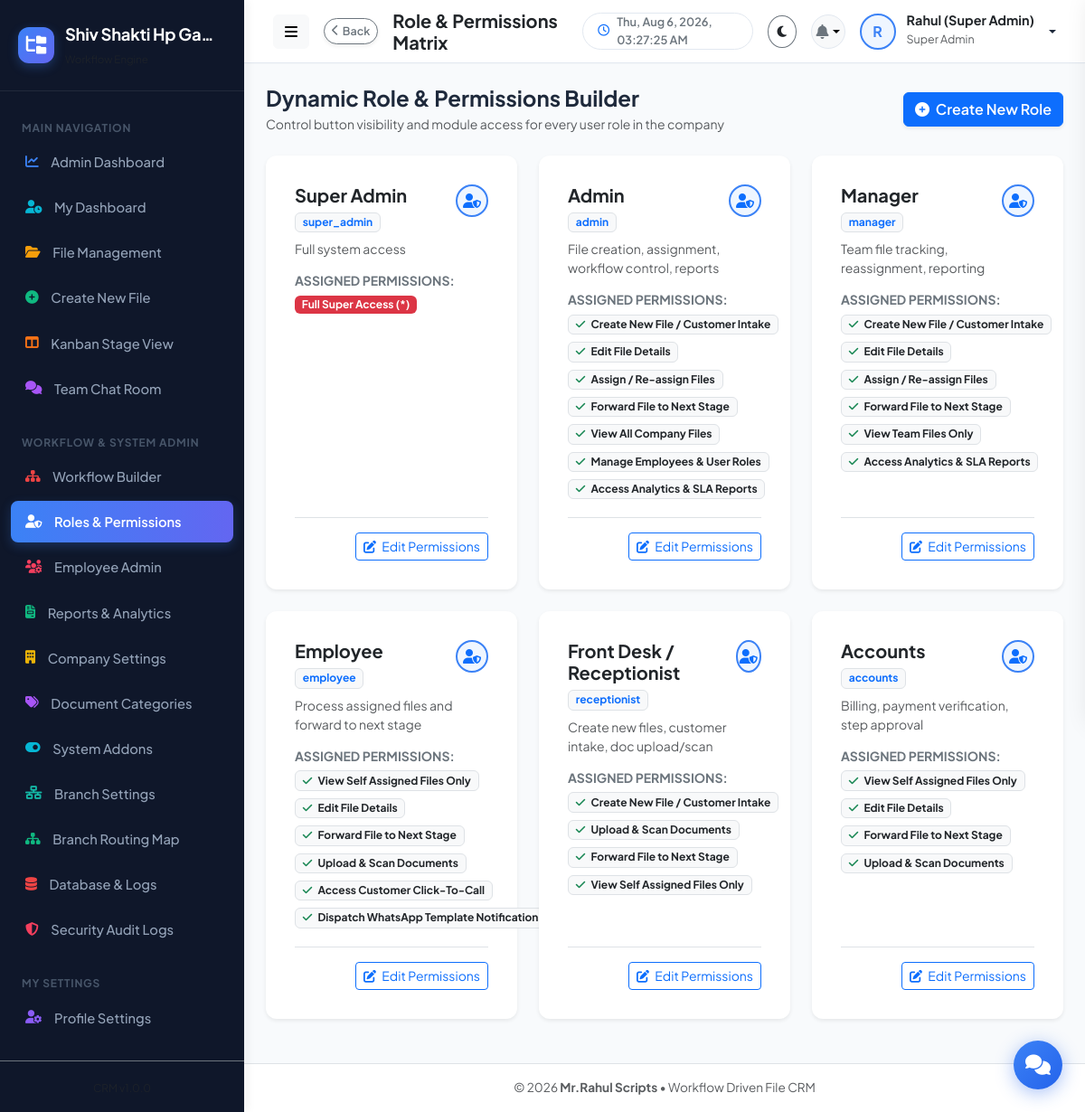
Page /admin/roles.php (signed in) on the committed database.
### tables this page shows
CREATE TABLE company_settings (
              id INTEGER PRIMARY KEY AUTOINCREMENT,
              company_name TEXT NOT NULL,
              company_email TEXT,
              company_mobile TEXT,
              company_address TEXT,
              company_logo TEXT DEFAULT 'default-logo.png',
              updated_at DATETIME DEFAULT CURRENT_TIMESTAMP
            , custom_upload_path TEXT NULL);

CREATE TABLE roles (
          id INTEGER PRIMARY KEY AUTOINCREMENT,
          role_name TEXT NOT NULL UNIQUE,
          role_key TEXT NOT NULL UNIQUE,
          description TEXT DEFAULT '',
          permissions TEXT NULL,
          created_at DATETIME DEFAULT CURRENT_TIMESTAMP
        );

### includes/auth.php (called while the page is built, shortened)
<?php
require_once __DIR__ . '/functions.php';
function getLoggedInUser(): ?array {
    if (isset($_SESSION['user_id'])) {
        return $_SESSION['user'] ?? null;
    }
    return null;
}
function hasPermission(string $permission): bool {
    $user = getLoggedInUser();
    if (($user['role_key'] ?? '') === 'super_admin') {
        return true;
    }
    $permissions = $user['permissions'] ?? [];
    return in_array('*', $permissions) || in_array($permission, $permissions);
}

### includes/functions.php (called while the page is built, shortened)
<?php
function isFeatureEnabled(string $featureKey): bool {
    try {
        $db = getDB();
        $stmt = $db->prepare("SELECT status FROM system_features WHERE feature_key = :key LIMIT 1");
        $stmt->execute(['key' => $featureKey]);
        $status = $stmt->fetchColumn();
        return $status === 'enabled';
    } catch (Exception $e) {
        return false;
    }
}

### admin/roles.php (the view, shortened to what this page needs)
<?php
require_once __DIR__ . '/../includes/header.php';
$db = getDB();
$roles = $db->query("SELECT * FROM roles ORDER BY id ASC")->fetchAll();
$availablePermissions = [
    'create_file' => 'Create New File / Customer Intake',
    'edit_file' => 'Edit File Details',
    'assign_file' => 'Assign / Re-assign Files',
    'forward_file' => 'Forward File to Next Stage',
    'view_all_files' => 'View All Company Files',
    'view_team_files' => 'View Team Files Only',
    'view_assigned_files' => 'View Self Assigned Files Only',
    'manage_users' => 'Manage Employees & User Roles',
    'view_reports' => 'Access Analytics & SLA Reports',
    'upload_doc' => 'Upload & Scan Documents',
    'call_customer' => 'Access Customer Click-To-Call',
    'whatsapp_customer' => 'Dispatch WhatsApp Template Notifications'
];
?>
<div class="d-flex justify-content-between align-items-center mb-4">
  <div>
    <h4 class="fw-bold mb-1">Dynamic Role & Permissions Builder</h4>
    <p class="text-muted small mb-0">Control button visibility and module access for every user role in the company</p>
  </div>
  <button class="btn btn-primary fw-semibold shadow-sm" data-bs-toggle="modal" data-bs-target="#createRoleModal">
    <i class="fas fa-plus-circle me-1"></i> Create New Role
  </button>
</div>
<div class="row g-4">
  <?php foreach ($roles as $role):
    $perms = json_decode($role['permissions'] ?? '[]', true) ?: [];
    $isSuper = $role['role_key'] === 'super_admin';
  ?>
    <div class="col-md-6 col-lg-4">
      <div class="card border-0 shadow-sm h-100 p-3" style="border-radius: var(--radius-md);">
        <div class="card-body d-flex flex-column justify-content-between">
          <div>
            <div class="d-flex justify-content-between align-items-start mb-2">
              <div>
                <h5 class="fw-bold mb-1 text-dark"><?= htmlspecialchars($role['role_name']) ?></h5>
                <span class="badge bg-light text-primary border"><?= htmlspecialchars($role['role_key']) ?></span>
              </div>
              <span class="avatar-circle bg-primary-soft text-primary" style="width: 36px; height: 36px;">
                <i class="fas fa-user-shield"></i>
              </span>
            </div>
            <p class="text-muted small mb-3"><?= htmlspecialchars($role['description'] ?: 'Custom corporate access role.') ?></p>
            <h6 class="fw-bold small text-uppercase text-secondary mb-2">Assigned Permissions:</h6>
            <div class="d-flex flex-wrap gap-1 mb-3">
              <?php if ($isSuper || in_array('*', $perms)): ?>
                <span class="badge bg-danger text-white">Full Super Access (*)</span>
              <?php else: ?>
                <?php foreach ($perms as $pKey): ?>
                  <span class="badge bg-light text-dark border me-1 mb-1">
                    <i class="fas fa-check text-success me-1"></i> <?= htmlspecialchars($availablePermissions[$pKey] ?? $pKey) ?>
                  </span>
                <?php endforeach; ?>
              <?php endif; ?>
            </div>
          </div>
          <div class="pt-3 border-top d-flex justify-content-end">
            <button class="btn btn-sm btn-outline-primary" onclick="editRole(<?= htmlspecialchars(json_encode($role)) ?>)">
              <i class="fas fa-edit me-1"></i> Edit Permissions
            </button>
          </div>
        </div>
      </div>
    </div>
  <?php endforeach; ?>
</div>
<?php require_once __DIR__ . '/../includes/footer.php'; ?>

### includes/sidebar.php
<?php
$currentPage = basename($_SERVER['PHP_SELF']);
$user = getLoggedInUser();
$roleKey = $user['role_key'] ?? '';
$isAdmin = in_array($roleKey, ['super_admin', 'admin']);
$db = getDB();
$companyInfo = $db->query("SELECT * FROM company_settings LIMIT 1")->fetch() ?: [
    'company_name' => 'File CRM',
    'company_logo' => 'default-logo.png'
];
?>
<aside class="app-sidebar">
  <div class="sidebar-header">
    <?php if (!empty($companyInfo['company_logo']) && $companyInfo['company_logo'] !== 'default-logo.png' && file_exists(UPLOAD_DIR . $companyInfo['company_logo'])): ?>
      <img src="<?= APP_URL ?>/serve.php?file=<?= htmlspecialchars($companyInfo['company_logo']) ?>" class="img-fluid rounded border-0" style="max-height: 40px; max-width: 45px; object-fit: contain;">
    <?php else: ?>
      <div class="brand-icon">
        <i class="fas fa-folder-tree text-white"></i>
      </div>
    <?php endif; ?>
    <div class="brand-details">
      <div class="brand-text text-truncate" style="max-width: 170px;" title="<?= htmlspecialchars($companyInfo['company_name']) ?>">
        <?= htmlspecialchars($companyInfo['company_name']) ?>
      </div>
      <small class="text-muted brand-subtext" style="font-size: 0.72rem;">Workflow Engine</small>
    </div>
  </div>
  <div class="sidebar-menu">
    <div class="menu-category">Main Navigation</div>
    <?php if ($isAdmin): ?>
      <a href="<?= APP_URL ?>/admin/dashboard.php" title="Admin Dashboard" class="nav-item-custom <?= $currentPage === 'dashboard.php' && str_contains($_SERVER['PHP_SELF'], 'admin') ? 'active' : '' ?>">
        <i class="fas fa-chart-line sidebar-icon-blue"></i> <span>Admin Dashboard</span>
      </a>
    <?php endif; ?>
    <a href="<?= APP_URL ?>/employee/dashboard.php" title="My Dashboard" class="nav-item-custom <?= $currentPage === 'dashboard.php' && str_contains($_SERVER['PHP_SELF'], 'employee') ? 'active' : '' ?>">
      <i class="fas fa-user-clock sidebar-icon-cyan"></i> <span>My Dashboard</span>
    </a>
    <a href="<?= APP_URL ?>/employee/my-files.php" title="File Management" class="nav-item-custom <?= $currentPage === 'my-files.php' ? 'active' : '' ?>">
      <i class="fas fa-folder-open sidebar-icon-amber"></i> <span>File Management</span>
    </a>
    <?php if (hasPermission('create_file')): ?>
      <a href="<?= APP_URL ?>/employee/create-file.php" title="Create New File" class="nav-item-custom <?= $currentPage === 'create-file.php' ? 'active' : '' ?>">
        <i class="fas fa-plus-circle sidebar-icon-green"></i> <span>Create New File</span>
      </a>
    <?php endif; ?>
    <?php if (isFeatureEnabled('auto_assignment')): ?>
      <a href="<?= APP_URL ?>/employee/kanban.php" title="Kanban Stage View" class="nav-item-custom <?= $currentPage === 'kanban.php' ? 'active' : '' ?>">
        <i class="fas fa-columns sidebar-icon-orange"></i> <span>Kanban Stage View</span>
      </a>
    <?php endif; ?>
    <?php if (isFeatureEnabled('in_app_chat')): ?>
      <a href="<?= APP_URL ?>/employee/chat.php" title="Team Chat Room" class="nav-item-custom <?= $currentPage === 'chat.php' ? 'active' : '' ?>">
        <i class="fas fa-comments sidebar-icon-purple"></i> <span>Team Chat Room</span>
      </a>
    <?php endif; ?>
    <?php if ($isAdmin): ?>
      <div class="menu-category mt-3">Workflow & System Admin</div>
      <a href="<?= APP_URL ?>/admin/workflow-builder.php" title="Workflow Builder" class="nav-item-custom <?= $currentPage === 'workflow-builder.php' ? 'active' : '' ?>">
        <i class="fas fa-sitemap sidebar-icon-red"></i> <span>Workflow Builder</span>
      </a>
      <a href="<?= APP_URL ?>/admin/roles.php" title="Roles & Permissions" class="nav-item-custom <?= $currentPage === 'roles.php' ? 'active' : '' ?>">
        <i class="fas fa-user-shield sidebar-icon-indigo"></i> <span>Roles & Permissions</span>
      </a>
      <a href="<?= APP_URL ?>/admin/users.php" title="Employee Admin" class="nav-item-custom <?= $currentPage === 'users.php' ? 'active' : '' ?>">
        <i class="fas fa-users-cog sidebar-icon-rose"></i> <span>Employee Admin</span>
      </a>
      <a href="<?= APP_URL ?>/admin/reports.php" title="Reports & Analytics" class="nav-item-custom <?= $currentPage === 'reports.php' ? 'active' : '' ?>">
        <i class="fas fa-file-invoice sidebar-icon-emerald"></i> <span>Reports & Analytics</span>
      </a>
      <a href="<?= APP_URL ?>/admin/company-profile.php" title="Company Settings" class="nav-item-custom <?= $currentPage === 'company-profile.php' ? 'active' : '' ?>">
        <i class="fas fa-building sidebar-icon-yellow"></i> <span>Company Settings</span>
      </a>
      <a href="<?= APP_URL ?>/admin/document-types.php" title="Document Categories" class="nav-item-custom <?= $currentPage === 'document-types.php' ? 'active' : '' ?>">
        <i class="fas fa-tags sidebar-icon-purple" style="color: #a855f7;"></i> <span>Document Categories</span>
      </a>
      <a href="<?= APP_URL ?>/admin/features.php" title="System Features" class="nav-item-custom <?= $currentPage === 'features.php' ? 'active' : '' ?>">
        <i class="fas fa-toggle-on sidebar-icon-cyan"></i> <span>System Addons</span>
      </a>
      <?php if (isFeatureEnabled('multi_branch')): ?>
        <a href="<?= APP_URL ?>/admin/branches.php" title="Branch Settings" class="nav-item-custom <?= $currentPage === 'branches.php' ? 'active' : '' ?>">
          <i class="fas fa-network-wired sidebar-icon-teal"></i> <span>Branch Settings</span>
        </a>
      <?php endif; ?>
      <a href="<?= APP_URL ?>/admin/branch-workflow.php" title="Branch Routing Map" class="nav-item-custom <?= $currentPage === 'branch-workflow.php' ? 'active' : '' ?>">
        <i class="fas fa-sitemap sidebar-icon-emerald"></i> <span>Branch Routing Map</span>
      </a>
      <a href="<?= APP_URL ?>/admin/database.php" title="Database & Logs" class="nav-item-custom <?= $currentPage === 'database.php' ? 'active' : '' ?>">
        <i class="fas fa-database sidebar-icon-red"></i> <span>Database & Logs</span>
      </a>
      <a href="<?= APP_URL ?>/admin/security-audit.php" title="Security Audit Logs" class="nav-item-custom <?= $currentPage === 'security-audit.php' ? 'active' : '' ?>">
        <i class="fas fa-shield-alt sidebar-icon-rose"></i> <span>Security Audit Logs</span>
      </a>
    <?php endif; ?>
    <div class="menu-category mt-3">My Settings</div>
    <a href="<?= APP_URL ?>/employee/profile.php" title="Profile Settings" class="nav-item-custom <?= $currentPage === 'profile.php' ? 'active' : '' ?>">
      <i class="fas fa-user-cog sidebar-icon-violet"></i> <span>Profile Settings</span>
    </a>
  </div>
  <div class="p-3 border-top border-secondary border-opacity-20 text-center sidebar-footer-div">
    <small class="text-muted" style="font-size: 0.75rem;">CRM v<?= APP_VERSION ?></small>
  </div>
</aside>

### assets/css/style.css (style rules this page uses)
:root { --primary-color: #3b82f6; --primary-hover: #2563eb; --primary-light: #eff6ff; --secondary-color: #64748b; --accent-color: #6366f1; --success-color: #10b981; --warning-color: #f59e0b; --danger-color: #ef4444; --info-color: #06b6d4; --bg-main: #f8fafc; --bg-card: #ffffff; --bg-sidebar: #0f172a; --sidebar-text: #94a3b8; --sidebar-active: #ffffff; --sidebar-hover: #1e293b; --text-main: #1e293b; --text-muted: #64748b; --border-color: #e2e8f0; --card-shadow: 0 4px 6px -1px rgba(0, 0, 0, 0.05), 0 2px 4px -1px rgba(0, 0, 0, 0.03); --card-shadow-hover: 0 20px 25px -5px rgba(0, 0, 0, 0.08), 0 10px 10px -5px rgba(0, 0, 0, 0.04); --font-family: 'Plus Jakarta Sans', -apple-system, BlinkMacSystemFont, "Segoe UI", Roboto, sans-serif; --radius-sm: 8px; --radius-md: 12px; --radius-lg: 16px; --transition: all 0.25s cubic-bezier(0.4, 0, 0.2, 1); }
* { box-sizing: border-box; margin: 0; padding: 0; }
body { font-family: var(--font-family); background-color: var(--bg-main); color: var(--text-main); min-height: 100vh; overflow-x: hidden; }
.app-sidebar { width: 270px; background-color: var(--bg-sidebar); color: var(--sidebar-text); display: flex; flex-direction: column; transition: var(--transition); z-index: 1040; box-shadow: 4px 0 10px rgba(0, 0, 0, 0.05); }
.sidebar-header { padding: 1.5rem 1.25rem; display: flex; align-items: center; gap: 0.75rem; border-bottom: 1px solid rgba(255, 255, 255, 0.08); }
.brand-icon { width: 40px; height: 40px; background: linear-gradient(135deg, var(--primary-color), var(--accent-color)); color: #ffffff; border-radius: var(--radius-md); display: flex; align-items: center; justify-content: center; font-size: 1.25rem; font-weight: 700; box-shadow: 0 4px 12px rgba(59, 130, 246, 0.3); }
.brand-text { font-size: 1.15rem; font-weight: 700; color: #ffffff; letter-spacing: -0.3px; }
.sidebar-menu { padding: 1.25rem 0.75rem; flex: 1; overflow-y: auto; }
.menu-category { font-size: 0.75rem; font-weight: 700; text-transform: uppercase; letter-spacing: 0.8px; color: #475569; padding: 0.75rem 0.75rem 0.35rem 0.75rem; }
.nav-item-custom { display: flex; align-items: center; gap: 0.85rem; padding: 0.75rem 1rem; color: var(--sidebar-text); text-decoration: none; border-radius: var(--radius-sm); font-size: 0.92rem; font-weight: 500; transition: var(--transition); margin-bottom: 0.25rem; }
.nav-item-custom.active { background: linear-gradient(90deg, var(--primary-color), var(--accent-color)); color: #ffffff; font-weight: 600; box-shadow: 0 4px 12px rgba(59, 130, 246, 0.25); }
.avatar-circle { width: 40px; height: 40px; border-radius: 50%; background: var(--primary-light); color: var(--primary-color); font-weight: 700; display: flex; align-items: center; justify-content: center; border: 2px solid var(--primary-color); }
.bg-primary-soft { background: #eff6ff; color: #3b82f6; }
@media (min-width: 769px) { .app-sidebar { width: 270px; flex-shrink: 0; transition: width 0.25s cubic-bezier(0.4, 0, 0.2, 1); } }
.sidebar-icon-blue { color: #3b82f6 !important; }
.sidebar-icon-cyan { color: #06b6d4 !important; }
.sidebar-icon-amber { color: #f59e0b !important; }
.sidebar-icon-green { color: #10b981 !important; }
.sidebar-icon-orange { color: #f97316 !important; }
.sidebar-icon-purple { color: #a855f7 !important; }
.sidebar-icon-red { color: #ef4444 !important; }
.sidebar-icon-indigo { color: #6366f1 !important; }
.sidebar-icon-rose { color: #f43f5e !important; }
.sidebar-icon-emerald { color: #10b981 !important; }
.sidebar-icon-yellow { color: #eab308 !important; }
.sidebar-icon-teal { color: #14b8a6 !important; }
.sidebar-icon-violet { color: #8b5cf6 !important; }
.nav-item-custom.active i { color: #ffffff !important; }

### rows in the picture
company_settings: company_name "Shiv Shakti Hp Ga…"
roles: role_name "Super Admin", role_key "super_admin", description "Full system access", shows "Full Super Access (*)"
roles: role_name "Admin", role_key "admin", description "File creation, assignment, workflow control, reports", permissions "Create New File / Customer Intake", permissions "Edit File Details", permissions "Assign / Re-assign Files", permissions "Forward File to Next Stage", permissions "View All Company Files", permissions "Manage Employees & User Roles", permissions "Access Analytics & SLA Reports"
roles: role_name "Manager", role_key "manager", description "Team file tracking, reassignment, reporting", permissions "Create New File / Customer Intake", permissions "Edit File Details", permissions "Assign / Re-assign Files", permissions "Forward File to Next Stage", permissions "View Team Files Only", permissions "Access Analytics & SLA Reports"
roles: role_name "Employee", role_key "employee", description "Process assigned files and forward to next stage", permissions "View Self Assigned Files Only", permissions "Edit File Details", permissions "Forward File to Next Stage", permissions "Upload & Scan Documents", permissions "Access Customer Click-To-Call", permissions "Dispatch WhatsApp Template Notifications"
roles: role_name "Front Desk / Receptionist", role_key "receptionist", description "Create new files, customer intake, doc upload/scan", permissions "Create New File / Customer Intake", permissions "Upload & Scan Documents", permissions "Forward File to Next Stage", permissions "View Self Assigned Files Only"
roles: role_name "Accounts", role_key "accounts", description "Billing, payment verification, step approval", permissions "View Self Assigned Files Only", permissions "Edit File Details", permissions "Forward File to Next Stage", permissions "Upload & Scan Documents"

### other values in the picture
$pageTitle "Role & Permissions Matrix"
substr($currentUser['name'] ?? 'U', 0, 1) "R"
$currentUser['name'] "Rahul (Super Admin)"
$currentUser['role_name'] "Super Admin"
